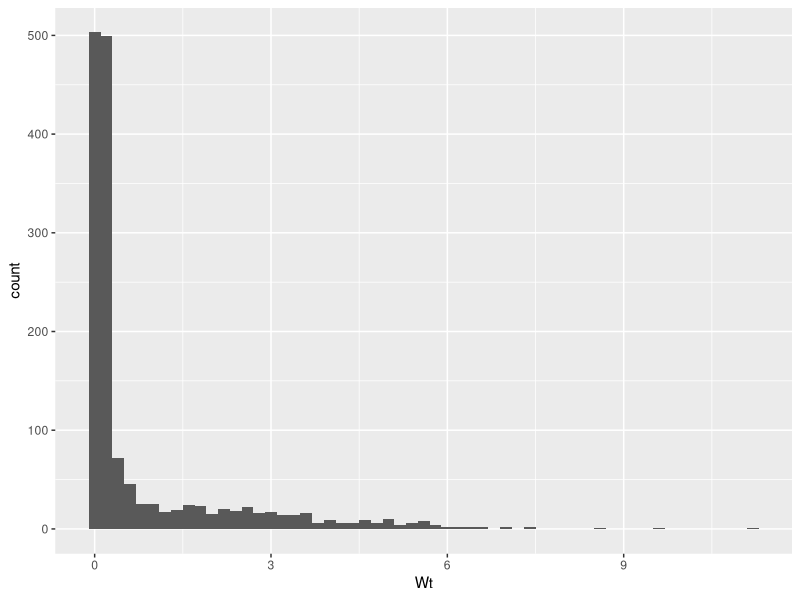
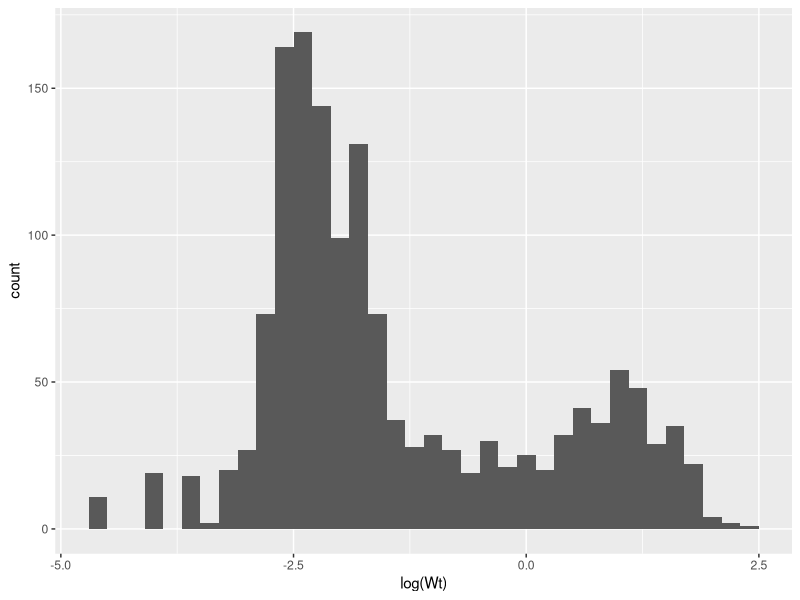
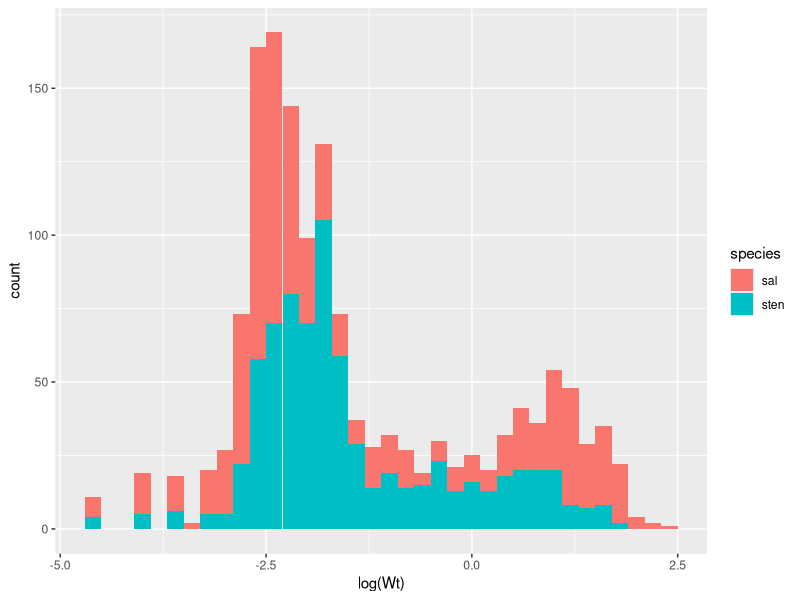
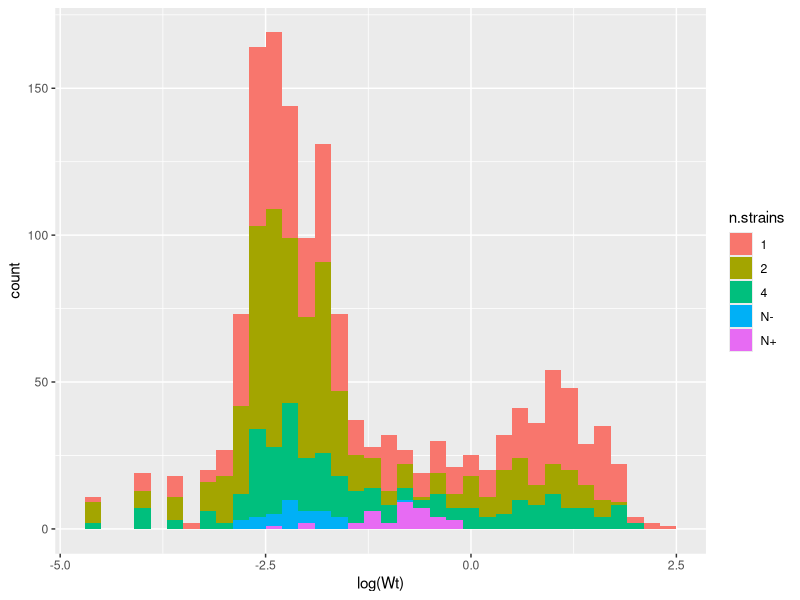
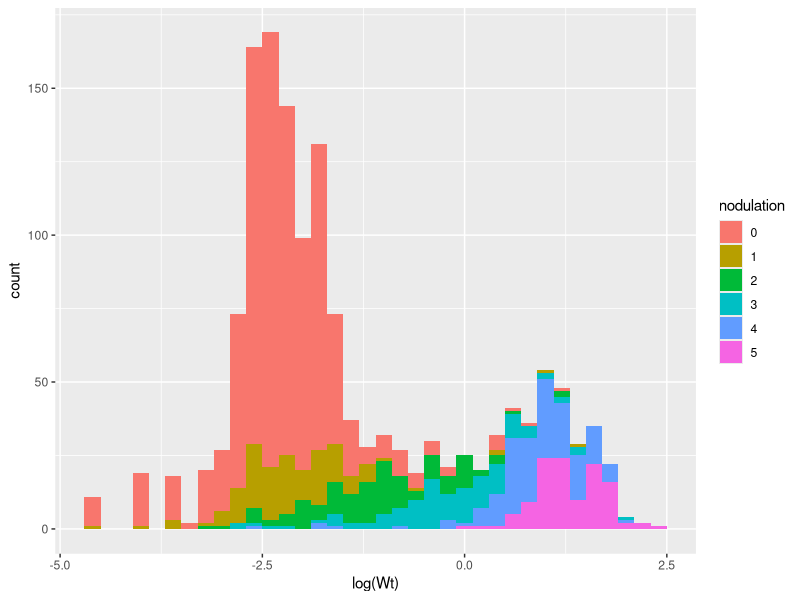
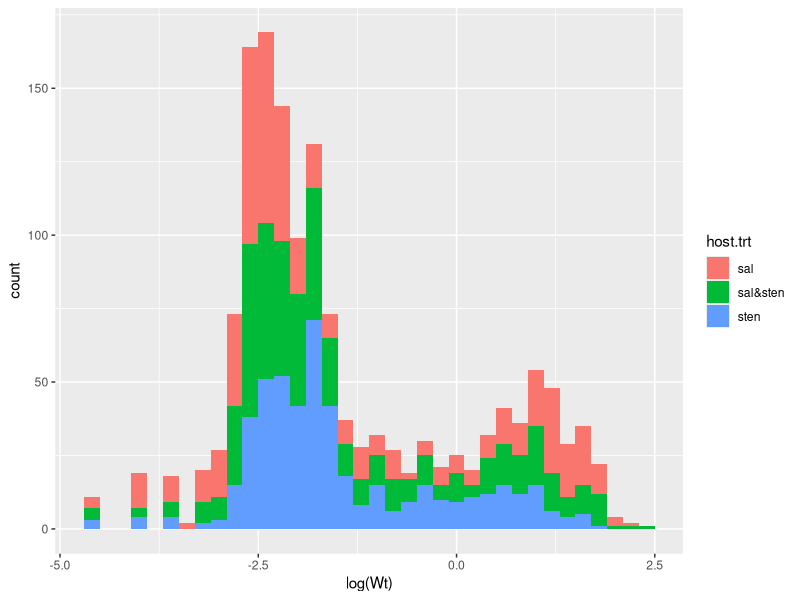
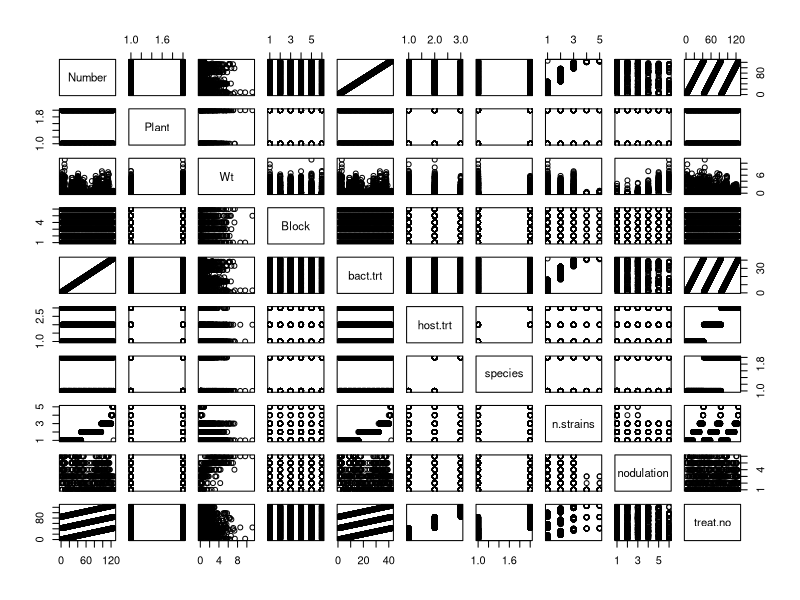

Generate these figures, in order, with R:
## ---- chunk 1
knitr::opts_chunk$set(tidy = FALSE, fig.height = 4)
## ---- chunk 2
library(dplyr)
library(ggplot2)
## ---- chunk 3
setwd("../data")
barrett.df <- read.csv(file= "Barrett2014.csv", header = TRUE)
str(barrett.df)
## ---- chunk 4
# removing NAs
barrett.df <- na.omit(barrett.df)
# setting nodulation as a factor, as it's a nodulation score
barrett.df$nodulation <- as.factor(barrett.df$nodulation)
## ---- chunk 5
ggplot(barrett.df, aes(x=Wt)) + geom_histogram(binwidth = 0.2)
## ---- chunk 6
ggplot(barrett.df, aes(x=log(Wt))) + geom_histogram(binwidth = 0.2)
## ---- chunk 7
ggplot(barrett.df, aes(x=log(Wt), fill = species)) + geom_histogram(binwidth = 0.2)
## ---- chunk 8
ggplot(barrett.df, aes(x=log(Wt), fill = n.strains)) + geom_histogram(binwidth = 0.2)
## ---- chunk 9
ggplot(barrett.df, aes(x=log(Wt), fill = nodulation)) + geom_histogram(binwidth = 0.2)
## ---- chunk 10
ggplot(barrett.df, aes(x=log(Wt), fill = host.trt)) + geom_histogram(binwidth = 0.2)
## ---- chunk 11
plot(barrett.df)
